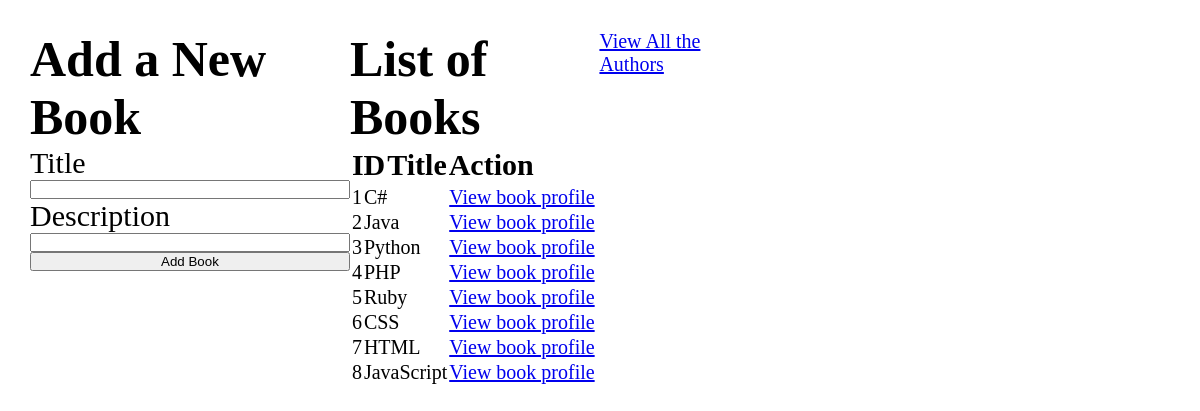
The page / on the database its author committed.
### books_authors_app/models.py (models this page shows, shortened)
class Books(models.Model):
    title = models.CharField(max_length=255)
    desc = models.TextField()
    created_at = models.DateTimeField(auto_now_add=True)
    updated_at = models.DateTimeField(auto_now=True)

### books_authors_app/views.py (the view)
# urls.py: path('', views.index),
def index(request):
    context = {
    "all_the_books": Books.objects.all(),
    }
    return render(request, "index.html", context)

### books_authors_app/templates/index.html (shortened to what this page needs)
<!DOCTYPE html>
<html lang="en-US">
<head>
    {% load static %}
    <link rel="stylesheet" href="{% static 'style.css' %}">
</head>
<body>
    <div id="wrapper">
        <div id="add_book">
            <h1>Add a New Book</h1>
            <form action="/books/create_book" method="POST">
                <label for="title">Title</label>
                <input name="title" type="text" required>
                <label for="desc">Description</label>
                <input name="desc" type="text" required>
                <button type="submit">Add Book</button>
            </form>
        </div>
        <div id="books">
            <h1>List of Books</h1>
            <table>
                <thead>
                    <tr>
                        <th>ID</th>
                        <th>Title</th>
                        <th>Action</th>
                    </tr>
                </thead>
                <tbody>
                        {% for book in all_the_books %}
                    <tr>
                        <td>{{book.id}}</td>
                        <td>{{book.title}}</td>
                        <td><a href="/books/{{book.id}}">View book profile</a></td>
                    </tr>
                        {% endfor %}
                </tbody>
            </table>
        </div>
        <div id="view_authors">
            <a href="/authors">View All the Authors</a>
        </div>
    </div>
</body>
</html>

### books_authors_app/static/style.css (style rules this page uses)
* { margin:0; padding:0; }
html { font-size:10px; }
#wrapper { display: flex; justify-content: space-between; width: 60%; padding:3rem; }
form { display: flex; flex-direction: column; }
#books { display:flex; flex-direction:column; }
form { font-size:3rem; }
table { display:flex; flex-direction: column; }
h1 { font-size:5rem; }
th { font-size:3rem; }
td, a { font-size:2rem; }

### rows shown on the page
Books: id "1", title "C#"
Books: id "2", title "Java"
Books: id "3", title "Python"
Books: id "4", title "PHP"
Books: id "5", title "Ruby"
Books: id "6", title "CSS"
Books: id "7", title "HTML"
Books: id "8", title "JavaScript"
